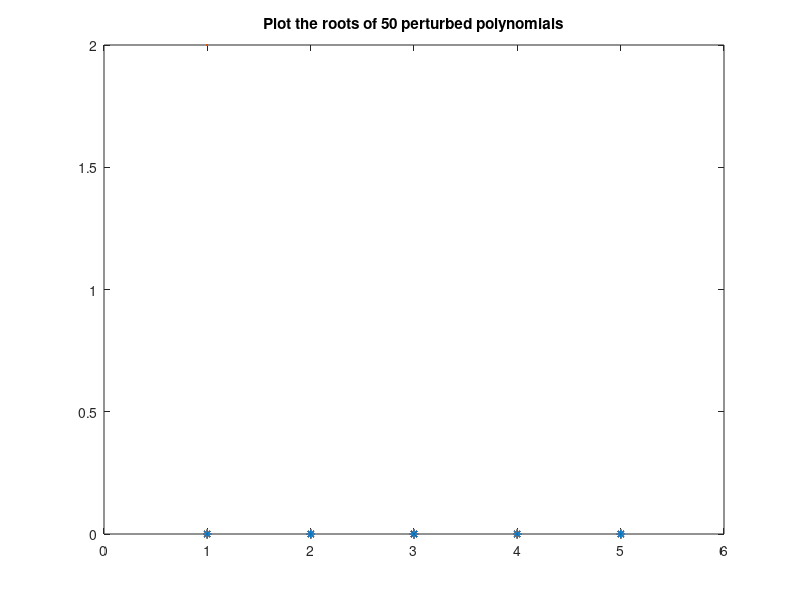
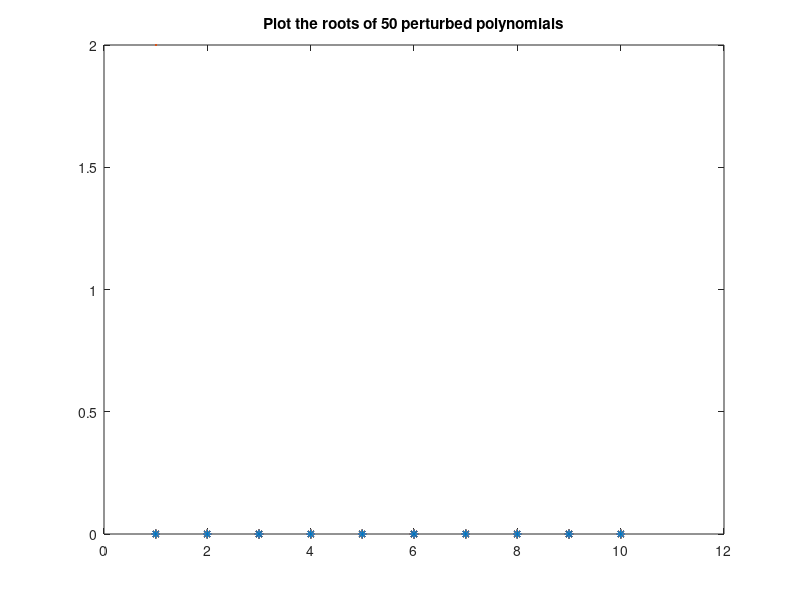
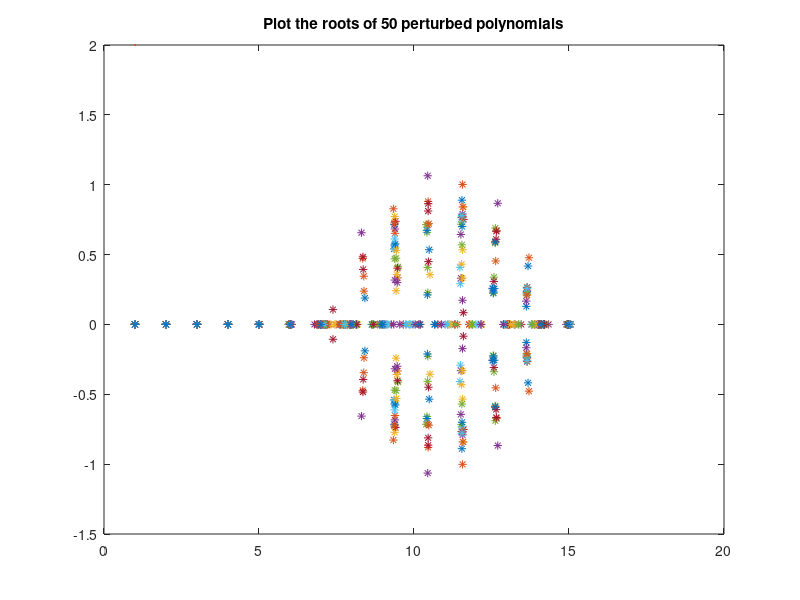
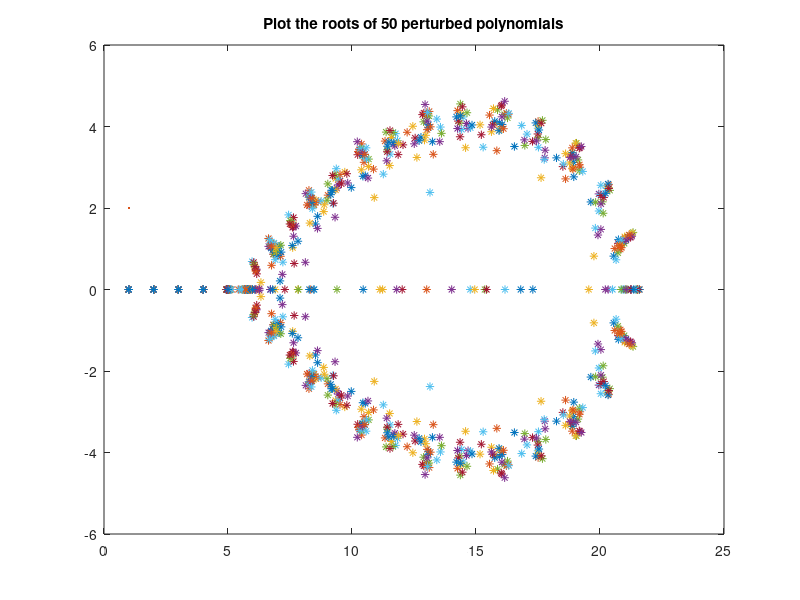

MATLAB code for these plots, in order:
%%
% TRAM LE
% 
% roots of poly coefficient
%%
clear all
format long

% % % 1.
% %roots are x = 1, x = 2, x = 3
% n = 3
% % cal poly: (x-1)(x-2)(x-3) = x^3-6x^2+11x-6
% p = poly(1:n)
% %finding roots of poly coefficient equal to vector p
% r = roots(p)

% Using the root() in Matlab doesn't obtain the exact original root
% it just gives us the approximation

% %2. 
n = [5 10 15 20]; 
%loop thr all n
for k = 1:length(n)
    %seperate each graph
    figure
    % cal coeffient of poly of the given root above
    p = poly(1:n(k));
    % generate 50 perturbed poly and plot them
    for i = 1:50
        %tack n+1 to each iterate for n vector
        for j = 1:n(k)+1
            %aj= aj+ 10^−10 ∗aj∗(a random number),
            pertubed_poly(i,j) = p(1,j)+(10^-10)*p(1,j)*rand(1)
        end
        %Find roots of perturbed poly by look through all the column in
        %each row
        r(i,:) = roots(pertubed_poly(i,:));
        x = real(r(i,:));
        y = imag(r(i,:));
        plot(x,y,'*', LineWidth=2)
        title('Plot the roots of 50 perturbed polynomials')
        hold on
    end
    %clear each iteration
    clear r
end
% % The error get worse when we increase n. Proof by the graph 1 to 4 and
% % hold on on the 4th graph
